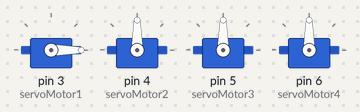
Recording of a sketch running on a simulated Arduino Uno, built with avr-gcc and run on an emulated ATmega328P. Shown: 4 × servo.

Above: at 0.05 s.
At 3.15 s:
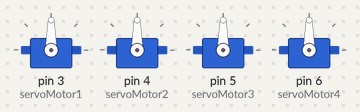
At 4.7 s:
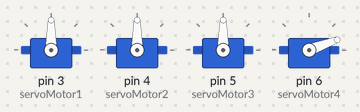
At 6.3 s:
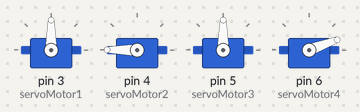
At 9.45 s:
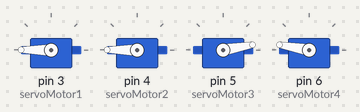
At 12.6 s:
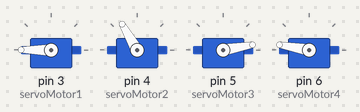
Timing chart, 0 to 16.4 s (numbered marks = the images above):
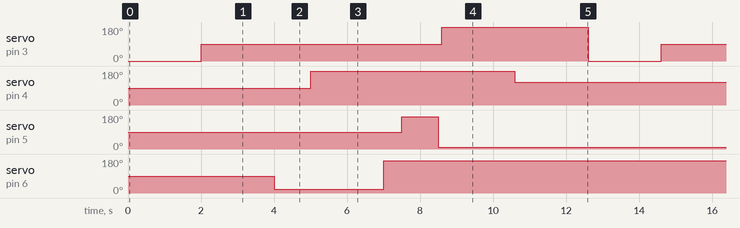

Measured:
- by itself, servo on pin 3 (servoMotor1): repeats every 12.6 s: 180° 4.0 s, 0° 2.0 s, 90° 6.6 s
- by itself, servo on pin 4 (servoMotor2): alternates 180° for 5.6 s and 120° for 7.0 s
- by itself, servo on pin 5 (servoMotor3): alternates 170° for 1.0 s and 10° for 11.6 s
- by itself, servo on pin 6 (servoMotor4): alternates 170° for 9.6 s and 20° for 3.0 s

The sketch:

sketch_nov3a.ino
```cpp
// Incluímos la librería para poder controlar el servo
#include <Servo.h>

// Declaramos la variable para controlar el servo
Servo servoMotor1;
Servo servoMotor2;
Servo servoMotor3;
Servo servoMotor4;
void setup() {
  // Iniciamos el monitor serie para mostrar el resultado
  Serial.begin(9600);

  // Iniciamos el servo para que empiece a trabajar con el pin 9
  servoMotor1.attach(3);
  servoMotor2.attach(4);
  servoMotor3.attach(5);
  servoMotor4.attach(6);
}

void loop() {

  // Desplazamos a la posición 0º
  servoMotor1.write(0);
  // Esperamos 2 segundo
  delay(2000);

  // Desplazamos a la posición 90º
  servoMotor1.write(90);
  // Esperamos 2 segundo
  delay(2000);

    // Desplazamos a la posición 90º
  servoMotor4.write(20);
  // Esperamos 2 segundo
  delay(1000);

    servoMotor2.write(180);
  // Esperamos 2 segundo
  delay(2000);

    servoMotor4.write(170);
  // Esperamos 2 segundo
  delay(500);

      servoMotor3.write(170);
  // Esperamos 2 segundo
  delay(1000);

      servoMotor3.write(10);
  // Esperamos 2 segundo
  delay(100);

  // Desplazamos a la posición 180º
  servoMotor1.write(180);
  // Esperamos 2 segundo
  delay(2000);

    servoMotor2.write(120);
  // Esperamos 2 segundo
  delay(2000);

  }
```
